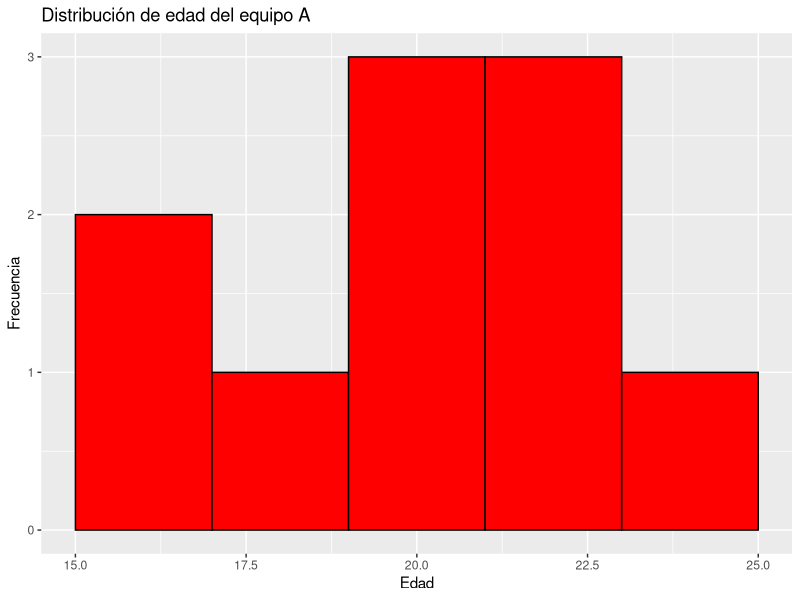
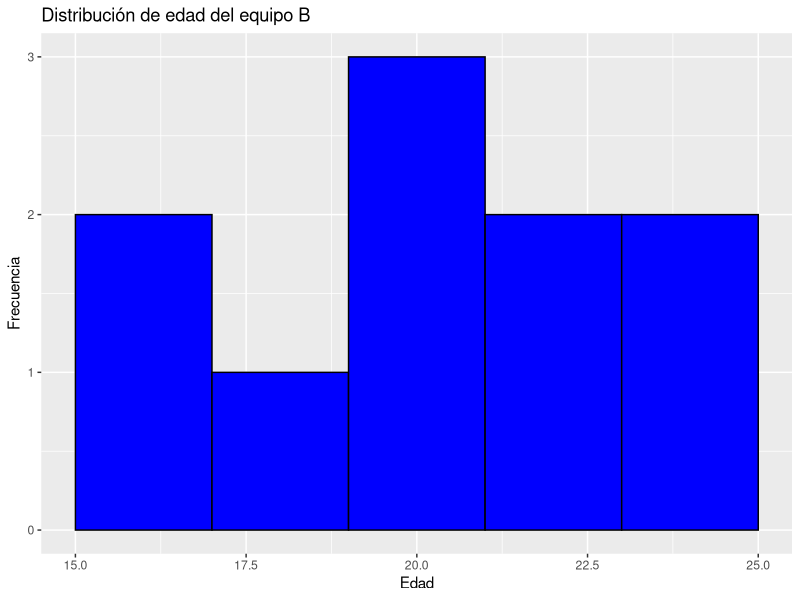
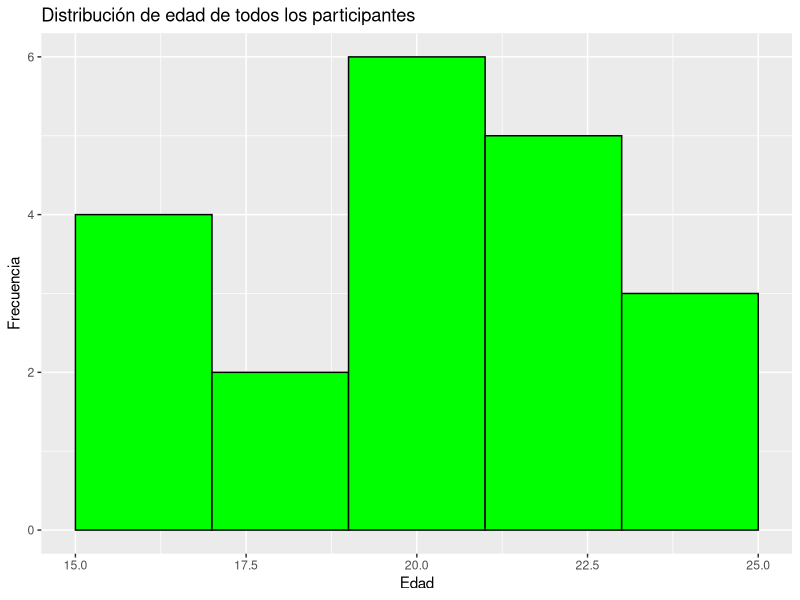
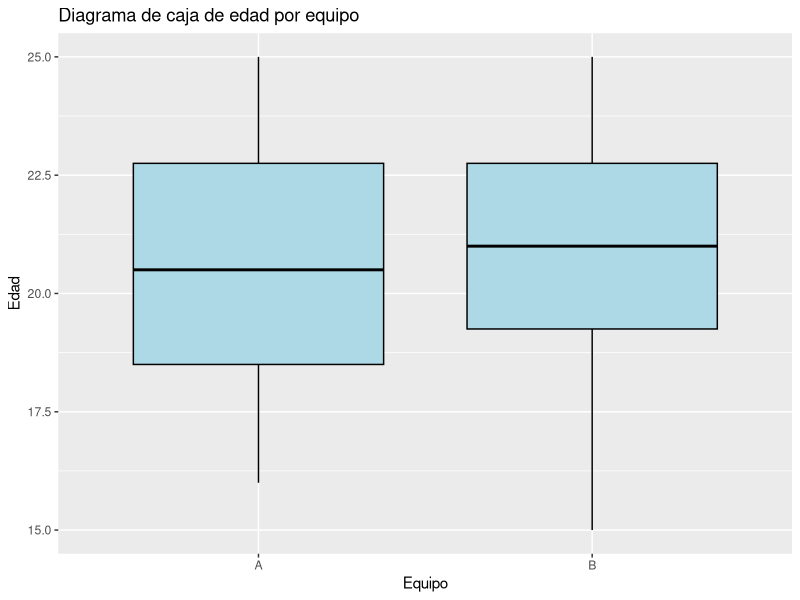

The R script that drew these images, in order:
# Cargar bibliotecas necesarias
library(tidyverse)
library(conflicted)
library(ggplot2)
library(dplyr)
library(readr)

# Resolver conflictos para los errores entre las funciones filter y lag
conflict_prefer("filter", "dplyr")
conflict_prefer("lag", "dplyr")

# Cargar datos
equipoA <- read_csv("tabla1A.csv")
equipoB <- read_csv("tabla1B.csv")
participantesTotales <- rbind(equipoA, equipoB)

# Configurar numero de filas a mostrar
options(dplyr.print_max = nrow(equipoA)*2)

# Mostrar resumen equipo A
cat("Resumen equipo A:\n")
equipoA # Mostrar la tabla del equipo A
summary(equipoA$Edad)   # Resumen estadistico de la edad
desvStdA <- sd(equipoA$Edad)
cat("\nDesviación estándar de edad equipo A:\n")
print(desvStdA) # Print the variance
formationCountA <- table(equipoA$Formación) # Contar la cantidad de formaciones
cat("\nFormaciones A:\n")
print(formationCountA) # Mostrar formaciones

# Mostrar resumen equipo B
cat("\nResumen equipo B:\n")
equipoB # Mostrar la tabla del equipo B
summary(equipoB$Edad)   # Resumen estadistico de la edad
desvStdB <- sd(equipoB$Edad)
cat("\nDesviación estándar equipo B:\n")
print(desvStdB) # Print the standard deviation
formationCountB <- table(equipoB$Formación) # Contar la cantidad de formaciones
cat("\nFormaciones B:\n")
print(formationCountB) # Mostrar formaciones

# Mostrar resumen de todos los participantes
cat("\nResumen de todos los participantes:\n")
participantesTotales # Mostrar la tabla de todos los participantes
summary(participantesTotales$Edad)   # Resumen estadistico de la edad
devStd <- sd(participantesTotales$Edad)
cat("\nDesviación estándar de edad total:\n")
print(devStd) # Print the standard deviation
formationCount <- table(participantesTotales$Formación) # Contar la cantidad de formaciones
cat("\nFormaciones total:\n")
print(formationCount) # Mostrar formaciones

# Grafica edad equipo A
ggplot(equipoA, aes(x = Edad)) +
  geom_histogram(binwidth = 2, fill = "red", color = "black") +
  labs(x = "Edad", y = "Frecuencia", title = "Distribución de edad del equipo A")

# Grafica edad equipo B
ggplot(equipoB, aes(x = Edad)) +
  geom_histogram(binwidth = 2, fill = "blue", color = "black") +
  labs(x = "Edad", y = "Frecuencia", title = "Distribución de edad del equipo B")

# Grafica edad total
ggplot(participantesTotales, aes(x = Edad)) +
  geom_histogram(binwidth = 2, fill = "green", color = "black") +
  labs(x = "Edad", y = "Frecuencia", title = "Distribución de edad de todos los participantes")

# Add a Team column to each data frame
equipoA$Team <- "A"
equipoB$Team <- "B"

# Combine the data frames
combined_data <- rbind(equipoA, equipoB)

# Create the boxplot
ggplot(combined_data, aes(x = Team, y = Edad)) +
  geom_boxplot(fill = "lightblue", color = "black") +
  labs(x = "Equipo", y = "Edad", title = "Diagrama de caja de edad por equipo")
